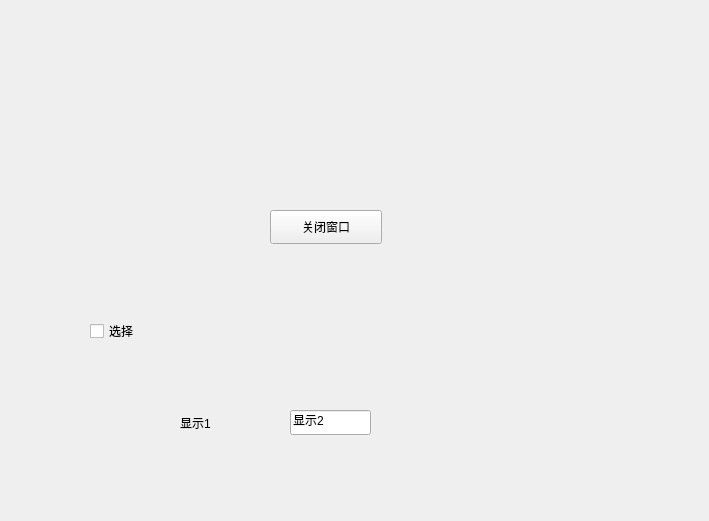
<?xml version="1.0" encoding="UTF-8"?>
<ui version="4.0">
 <class>Form</class>
 <widget class="QWidget" name="Form">
  <property name="geometry">
   <rect>
    <x>0</x>
    <y>0</y>
    <width>709</width>
    <height>521</height>
   </rect>
  </property>
  <property name="windowTitle">
   <string>Form</string>
  </property>
  <widget class="QPushButton" name="pushButton_close">
   <property name="geometry">
    <rect>
     <x>270</x>
     <y>210</y>
     <width>112</width>
     <height>34</height>
    </rect>
   </property>
   <property name="text">
    <string>关闭窗口</string>
   </property>
  </widget>
  <widget class="QLabel" name="label">
   <property name="geometry">
    <rect>
     <x>180</x>
     <y>410</y>
     <width>45</width>
     <height>25</height>
    </rect>
   </property>
   <property name="text">
    <string>显示1</string>
   </property>
  </widget>
  <widget class="QLineEdit" name="lineEdit">
   <property name="geometry">
    <rect>
     <x>290</x>
     <y>410</y>
     <width>81</width>
     <height>25</height>
    </rect>
   </property>
   <property name="text">
    <string>显示2</string>
   </property>
  </widget>
  <widget class="QCheckBox" name="checkBox">
   <property name="geometry">
    <rect>
     <x>90</x>
     <y>320</y>
     <width>105</width>
     <height>22</height>
    </rect>
   </property>
   <property name="text">
    <string>选择</string>
   </property>
  </widget>
 </widget>
 <resources/>
 <connections>
  <connection>
   <sender>pushButton_close</sender>
   <signal>clicked()</signal>
   <receiver>Form</receiver>
   <slot>close()</slot>
   <hints>
    <hint type="sourcelabel">
     <x>378</x>
     <y>229</y>
    </hint>
    <hint type="destinationlabel">
     <x>456</x>
     <y>227</y>
    </hint>
   </hints>
  </connection>
  <connection>
   <sender>checkBox</sender>
   <signal>clicked(bool)</signal>
   <receiver>lineEdit</receiver>
   <slot>setDisabled(bool)</slot>
   <hints>
    <hint type="sourcelabel">
     <x>142</x>
     <y>330</y>
    </hint>
    <hint type="destinationlabel">
     <x>330</x>
     <y>422</y>
    </hint>
   </hints>
  </connection>
  <connection>
   <sender>checkBox</sender>
   <signal>clicked(bool)</signal>
   <receiver>label</receiver>
   <slot>setVisible(bool)</slot>
   <hints>
    <hint type="sourcelabel">
     <x>162</x>
     <y>337</y>
    </hint>
    <hint type="destinationlabel">
     <x>207</x>
     <y>413</y>
    </hint>
   </hints>
  </connection>
 </connections>
</ui>
